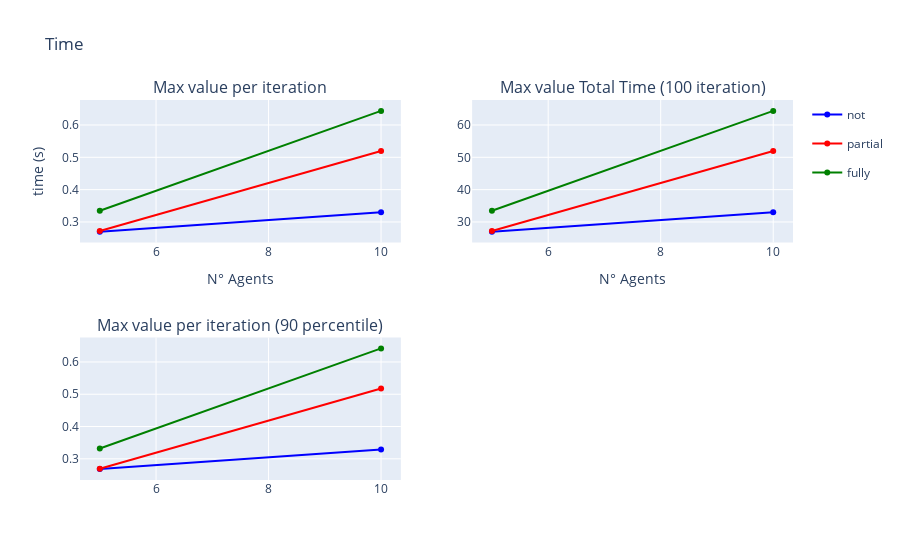

Source (notebook cell):
### Markdown cell above
### Total Time - Max time per iteration

### Code cell
fig = make_subplots(rows=2, cols=2, subplot_titles=("Max value per iteration", "Max value Total Time (100 iteration)", "Max value per iteration (90 percentile)"))

fig.add_trace(go.Scatter(x=to_plot_tot_max_mean.index, y=to_plot_tot_max_mean['not'], name='not', legendgroup='not', line=dict(color='blue')), row=1, col=1)
fig.add_trace(go.Scatter(x=to_plot_tot_max_mean.index, y=to_plot_tot_max_mean['partial'], name = 'partial', legendgroup='partial', line=dict(color='red')), row=1, col=1)
fig.add_trace(go.Scatter(x=to_plot_tot_max_mean.index, y=to_plot_tot_max_mean['fully'], name='fully', legendgroup='fully', line=dict(color='green')), row=1, col=1)

fig.add_trace(go.Scatter(x=to_plot_tot_max_sum.index, y=to_plot_tot_max_sum['not'], name='not', legendgroup='not', line=dict(color='blue'), showlegend=False), row=1, col=2)
fig.add_trace(go.Scatter(x=to_plot_tot_max_sum.index, y=to_plot_tot_max_sum['partial'], name='partial', legendgroup='partial', line=dict(color='red'), showlegend=False), row=1, col=2)
fig.add_trace(go.Scatter(x=to_plot_tot_max_sum.index, y=to_plot_tot_max_sum['fully'], name='fully', legendgroup='fully', line=dict(color='green'), showlegend=False), row=1, col=2)

fig.add_trace(go.Scatter(x=to_plot_tot_max_mean_percentile.index, y=to_plot_tot_max_mean_percentile['not'], name='not', legendgroup='not', line=dict(color='blue'), showlegend=False), row=2, col=1)
fig.add_trace(go.Scatter(x=to_plot_tot_max_mean_percentile.index, y=to_plot_tot_max_mean_percentile['partial'], name = 'partial', legendgroup='partial', line=dict(color='red'), showlegend=False), row=2, col=1)
fig.add_trace(go.Scatter(x=to_plot_tot_max_mean_percentile.index, y=to_plot_tot_max_mean_percentile['fully'], name='fully', legendgroup='fully', line=dict(color='green'), showlegend=False), row=2, col=1)

fig.update_yaxes(title_text="time (s)", row=1, col=1)
fig.update_xaxes(title_text="N° Agents", row=1, col=1)
fig.update_xaxes(title_text="N° Agents", row=1, col=2)

fig.update_layout(title='Time')

fig.show()

### Figure 1 — Plotly figure (JSON) as saved in the notebook; plotly's stock layout.template omitted (floating-point values rounded to 4 significant figures)
{"data": [{"legendgroup": "not", "line": {"color": "blue"}, "name": "not", "type": "scatter", "x": [5, 10], "xaxis": "x", "y": [0.2701, 0.3297], "yaxis": "y"}, {"legendgroup": "partial", "line": {"color": "red"}, "name": "partial", "type": "scatter", "x": [5, 10], "xaxis": "x", "y": [0.2723, 0.5195], "yaxis": "y"}, {"legendgroup": "fully", "line": {"color": "green"}, "name": "fully", "type": "scatter", "x": [5, 10], "xaxis": "x", "y": [0.3347, 0.6437], "yaxis": "y"}, {"legendgroup": "not", "line": {"color": "blue"}, "name": "not", "showlegend": false, "type": "scatter", "x": [5, 10], "xaxis": "x2", "y": [27.01, 32.97], "yaxis": "y2"}, {"legendgroup": "partial", "line": {"color": "red"}, "name": "partial", "showlegend": false, "type": "scatter", "x": [5, 10], "xaxis": "x2", "y": [27.23, 51.95], "yaxis": "y2"}, {"legendgroup": "fully", "line": {"color": "green"}, "name": "fully", "showlegend": false, "type": "scatter", "x": [5, 10], "xaxis": "x2", "y": [33.47, 64.37], "yaxis": "y2"}, {"legendgroup": "not", "line": {"color": "blue"}, "name": "not", "showlegend": false, "type": "scatter", "x": [5, 10], "xaxis": "x3", "y": [0.2681, 0.3287], "yaxis": "y3"}, {"legendgroup": "partial", "line": {"color": "red"}, "name": "partial", "showlegend": false, "type": "scatter", "x": [5, 10], "xaxis": "x3", "y": [0.2693, 0.5177], "yaxis": "y3"}, {"legendgroup": "fully", "line": {"color": "green"}, "name": "fully", "showlegend": false, "type": "scatter", "x": [5, 10], "xaxis": "x3", "y": [0.3319, 0.6421], "yaxis": "y3"}], "layout": {"annotations": [{"font": {"size": 16}, "showarrow": false, "text": "Max value per iteration", "x": 0.225, "xanchor": "center", "xref": "paper", "y": 1, "yanchor": "bottom", "yref": "paper"}, {"font": {"size": 16}, "showarrow": false, "text": "Max value Total Time (100 iteration)", "x": 0.775, "xanchor": "center", "xref": "paper", "y": 1, "yanchor": "bottom", "yref": "paper"}, {"font": {"size": 16}, "showarrow": false, "text": "Max value per iteration (90 percentile)", "x": 0.225, "xanchor": "center", "xref": "paper", "y": 0.375, "yanchor": "bottom", "yref": "paper"}], "title": {"text": "Time"}, "xaxis": {"anchor": "y", "domain": [0, 0.45], "title": {"text": "N° Agents"}}, "xaxis2": {"anchor": "y2", "domain": [0.55, 1], "title": {"text": "N° Agents"}}, "xaxis3": {"anchor": "y3", "domain": [0, 0.45]}, "xaxis4": {"anchor": "y4", "domain": [0.55, 1]}, "yaxis": {"anchor": "x", "domain": [0.625, 1], "title": {"text": "time (s)"}}, "yaxis2": {"anchor": "x2", "domain": [0.625, 1]}, "yaxis3": {"anchor": "x3", "domain": [0, 0.375]}, "yaxis4": {"anchor": "x4", "domain": [0, 0.375]}}}
